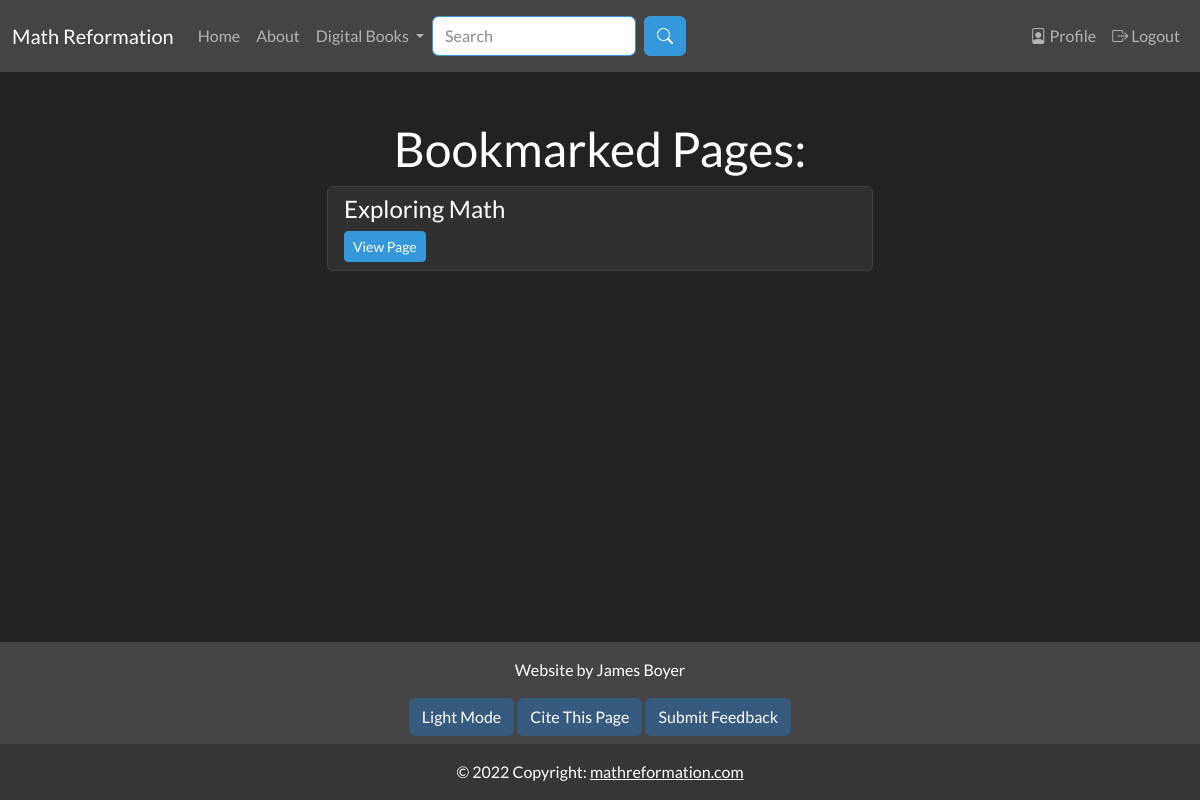
The app's page /profile (signed in), older data.
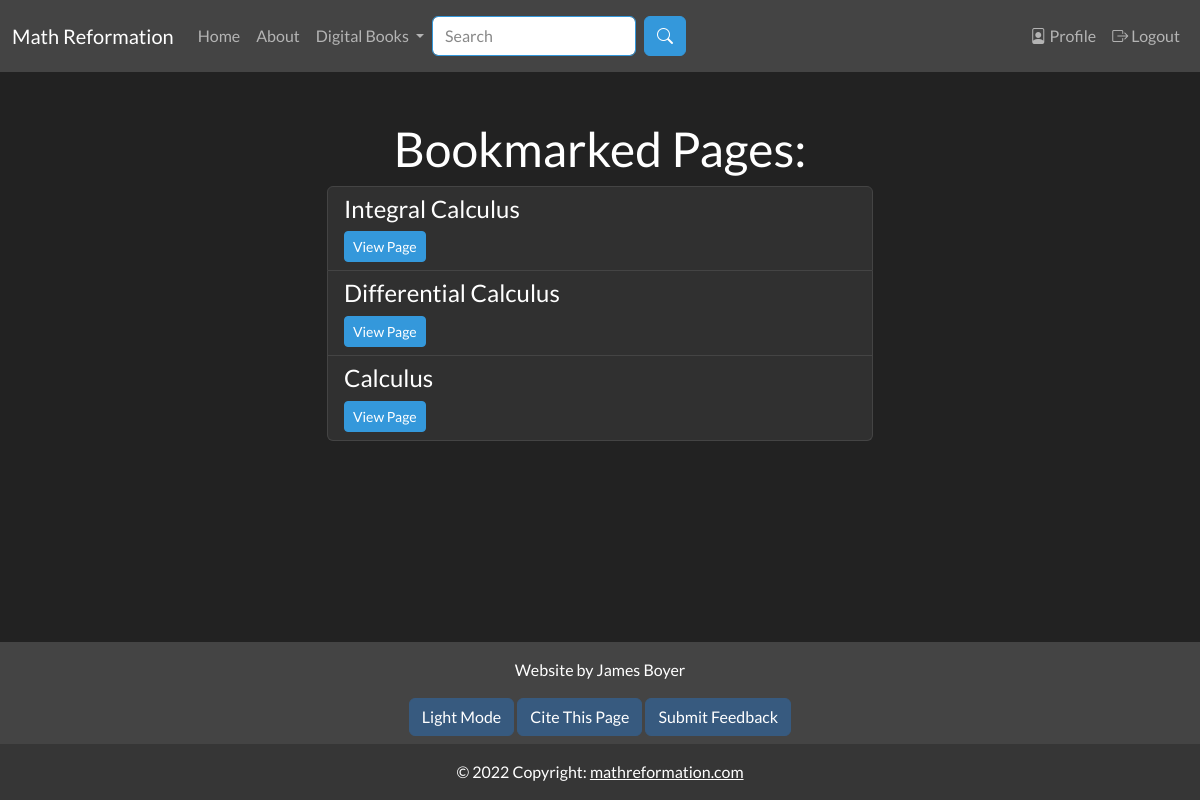
The same page, newer data.
### app/models.py (models this page shows, shortened)
class SearchableMixin(object):
    @classmethod
    def search(cls, expression, page, per_page):
        ids, scores, total = query_index(cls.__tablename__, expression, page, per_page)
        if total == 0:
            return cls.query.filter_by(id=0), [], 0
        when = []
        for i in range(len(ids)):
            when.append((ids[i], i))
        return cls.query.filter(cls.id.in_(ids)).order_by( db.case(when, value=cls.id)), scores, total

class Document(SearchableMixin, db.Model):
    __tablename__ = "document"
    __searchable__ = ["body_main", "name"]
    id = db.Column(db.Integer, primary_key=True)
    name = db.Column(db.String(50), nullable=False, unique=False)
    path = db.Column(db.String(250), unique=True, nullable=False)
    body_main = db.Column(db.String(), index=True)
    body_draft = db.Column(db.String(), index=True)
    date_added = db.Column(db.DateTime, nullable=False,
        default=datetime.utcnow)
    header = db.Column(db.String(), index=True)
    order = db.Column(db.Integer())
    is_visible = db.Column(db.Boolean())
    document_type = db.Column(db.String(10), index=True)
    user_id = db.Column(db.Integer, db.ForeignKey('user.id'))
    prev_page_id = db.Column(db.Integer(), db.ForeignKey("document.id"))
    next_page = db.relationship("Document", backref=backref("prev_page", remote_side=[id]), uselist=False, foreign_keys=[prev_page_id])
    parent_id = db.Column(db.Integer(), db.ForeignKey("document.id"))
    children = db.relationship("Document", backref=backref("parent", remote_side=[id]), foreign_keys=[parent_id])

### app/main/routes.py (the view)
@bp.route("/profile", methods=["GET"])
@login_required
def profile():
    user = User.query.get(current_user.get_id())
    return render_template('main/profile.html', title="Profile", user=user)

### app/main/forms.py
class SearchForm(FlaskForm):
    q = StringField("Search", validators=[DataRequired()])
    submit = SubmitField("Search")
    def __init__(self, *args, **kwargs):
        if 'formdata' not in kwargs:
            kwargs['formdata'] = request.args
        if 'csrf_enabled' not in kwargs:
            kwargs['csrf_enabled'] = False
        super(SearchForm, self).__init__(*args, **kwargs)

### MathReformationWebsite.py (called while the page is built)
@app.context_processor
def add_imports():
    return dict(admin_permission=admin_permission, author_permission=author_permission, editor_permission=editor_permission, g=g)

### app/auth/routes.py (called while the page is built)
@login.user_loader
def load_user(id):
    return User.query.get(int(id))

### app/main/routes.py (called while the page is built)
@bp.before_app_request
def before_request():
    g.search_form = SearchForm(meta={'csrf': False})
    if g.search_form.validate():
        print("here")

### app/templates/main/profile.html (shortened to what this page needs)
{% extends "base.html" %}
{% from 'macros/form_macros.html' import view_document_button %}
{% block content %}
<h1 class="text-center">Bookmarked Pages:</h1>
{% if user.bookmarked_documents %}
<ul class="list-group">
{% for document in user.bookmarked_documents %}
<li class="list-group-item">
    <h4>{{ document.name }}</h4>
    {{ view_document_button(path=document.path, warning=False) }}
</li>
{% endfor %}
{% else %}
<p>It appears you have not saved any articles. Visit any page of one the books and click the bookmark button to see it here!</p>
{% endif %}
{% endblock %}
{% block citation %}
{{ citation_info(page_type="Math Reformation", page_name="Profile") }}
{% endblock %}

### app/templates/macros/form_macros.html (shortened to what this page needs)
{% macro view_document_button(path, warning) -%}
<a href="{{ url_for('main.document_page', path=path) }}" class="btn btn-sm btn-info" role="button"  {% if warning %}onclick="return confirm('Make sure to save document first! Please click on OK to continue.');" {% endif %}>View Page</a>
{%- endmacro %}

Row changes from the older to the newer data that the page shows:
no longer on this page (row unchanged): Document: name "Exploring Math"
now on this page (row edited): Document: name "Integral Calculus"
now on this page (row edited): Document: name "Differential Calculus"
now on this page (row edited): Document: name "Calculus"
